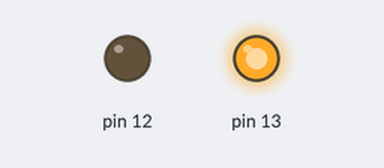
Recording of a sketch running on a simulated Arduino Uno, built with avr-gcc and run on an emulated ATmega328P. Parts: output pins drawn as LEDs (lit = HIGH).

Above: at 0.11 s.
At 0.33 s:
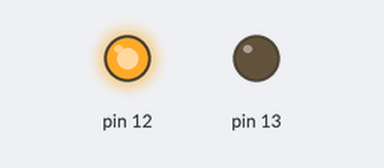
Timing chart, 0 to 3.0 s (numbered marks = the images above):
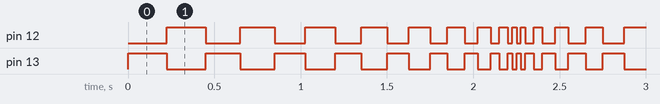

The sketch:

alg_desafio.ino
```cpp
//VARIAVEIS
int x = 0;
int counter;
int counter2;

void setup()
{
  pinMode(13, OUTPUT);
  pinMode(12, OUTPUT);
}

void loop()
{
  x = 250;
  for (counter = 0; counter < 9; ++counter) {
    x = (x - 25); //FAZENDO A SUBTRAÇÃO PARA O LAÇO DIMINUIR POR CICLO
    digitalWrite(13, HIGH);
    digitalWrite(12, LOW);
    delay(x); //
    digitalWrite(13, LOW);
    digitalWrite(12, HIGH);
    delay(x);
  }
  x = 0;
  for (counter2 = 0; counter2 < 9; ++counter2) {
    x = (x + 25); //FAZ O PASSO INVERSO DO 1º FOR
    digitalWrite(13, HIGH);
    digitalWrite(12, LOW);
    delay(x);
    digitalWrite(13, LOW);
    digitalWrite(12, HIGH);
    delay(x);
  }
}
```

Measured:
- by itself, pin 12: repeats every 0.40 s: LOW 0.20 s, HIGH 0.20 s
- by itself, pin 13: repeats every 0.43 s: LOW 0.23 s, HIGH 0.20 s
